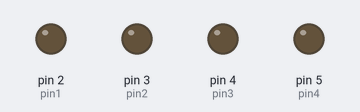
Simulated run of this sketch. Board: Arduino Uno, built with avr-gcc and run on an emulated ATmega328P. Shown: output pins drawn as LEDs (lit = HIGH).

Above: at 0.15 s.
At 0.75 s:
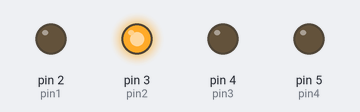
At 1.05 s:
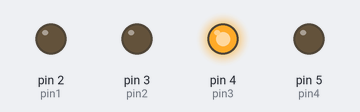
At 1.95 s:
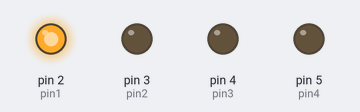
At 2.85 s:
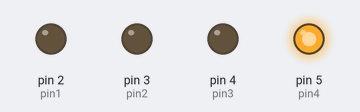
Timing chart, 0 to 3.5 s (numbered marks = the images above):
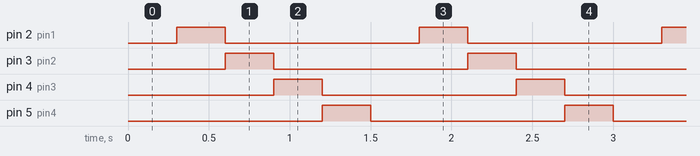

The sketch:

RGB.ino
```cpp
#define pin1 2
#define pin2 3
#define pin3 4
#define pin4 5
#define timer 300
void setup() {
  // put your setup code here, to run once:
  pinMode(pin1, OUTPUT);
  pinMode(pin2, OUTPUT);
  pinMode(pin3, OUTPUT);
  pinMode(pin4, OUTPUT);

}

void loop() {
  // put your main code here, to run repeatedly:
  digitalWrite(pin4, LOW);
  delay(timer);
  digitalWrite(pin1, HIGH);
  delay(timer);
  digitalWrite(pin1, LOW);
  digitalWrite(pin2,HIGH);
  delay(timer);
  digitalWrite(pin2, LOW);
  digitalWrite(pin3,HIGH);
  delay(timer);
  digitalWrite(pin3,LOW);
  digitalWrite(pin4,HIGH);
  delay(timer);
  digitalWrite(pin4, LOW);
}
```

Measured:
- by itself, pin 2 (pin1), pin 3 (pin2), pin 4 (pin3), pin 5 (pin4): alternates HIGH for 0.30 s and LOW for 1.2 s
- by itself, everything shown: repeats every 1.5 s, in 5 steps
